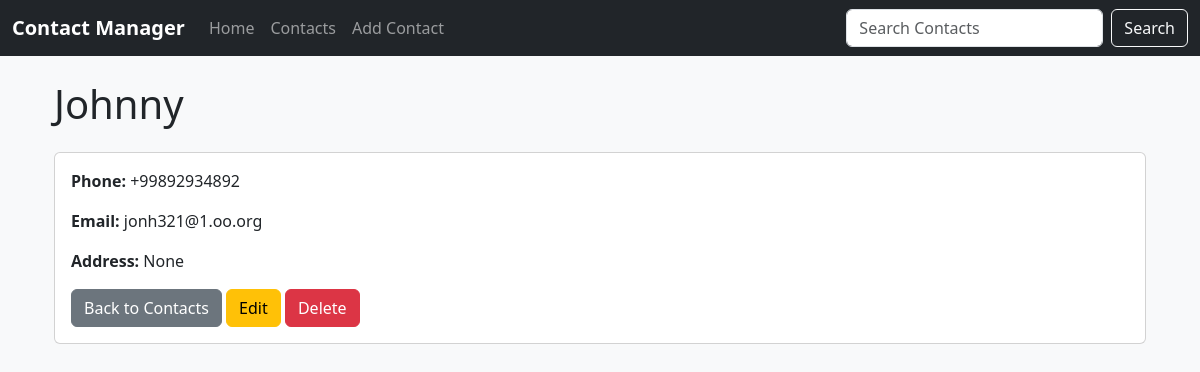
The page /contact/2 on the database its author committed.
### models.py (models this page shows, shortened)
class Contact(db.Model):
    __tablename__ = 'contacts'
    id = db.Column(db.Integer, primary_key=True)
    name = db.Column(db.String(130), nullable=False, unique=True)
    phone_number = db.Column(db.String(120), nullable=False, unique=True)
    email = db.Column(db.String(120))
    address = db.Column(db.String(150))

### app.py (the view)
@app.route('/contact/<int:id>')
def view_contact(id):
    contact = Contact.query.get_or_404(id)
    return render_template('contact.html', contact=contact)

### templates/contact.html (shortened to what this page needs)
{% extends 'base.html' %}
{% block content %}
<div class="container">
    <h1 class="my-4">{{ contact.name }}</h1>
    <div class="card">
        <div class="card-body">
            <p><strong>Phone:</strong> {{ contact.phone_number }}</p>
            <p><strong>Email:</strong> {{ contact.email or 'N/A' }}</p>
            <p><strong>Address:</strong> {{ contact.address or 'N/A' }}</p>
            <a href="{{ url_for('view_contacts') }}" class="btn btn-secondary">Back to Contacts</a>
            <a href="{{ url_for('update_contact', id=contact.id) }}" class="btn btn-warning">Edit</a>
            <a href="{{ url_for('delete_contact', id=contact.id) }}" class="btn btn-danger" onclick="return confirm('Are you sure you want to delete {{ contact.name }}?');">Delete</a>
        </div>
    </div>
</div>
{% endblock %}

### templates/base.html (style rules this page uses)
body { background-color: #f8f9fa; }
.container { margin-top: 20px; }
.card { margin-bottom: 20px; }

### rows shown on the page
Contact: name "Johnny", phone_number "+99892934892", email "jonh321@1.oo.org", address "None"
